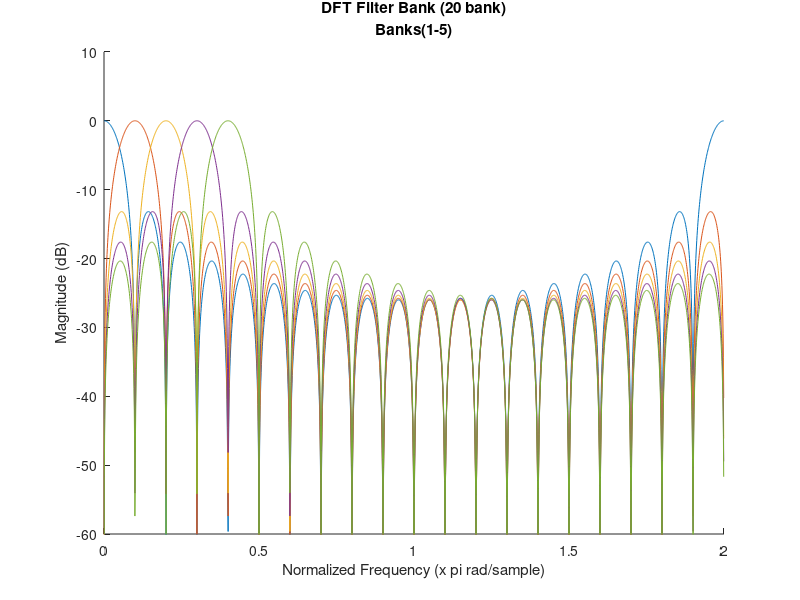
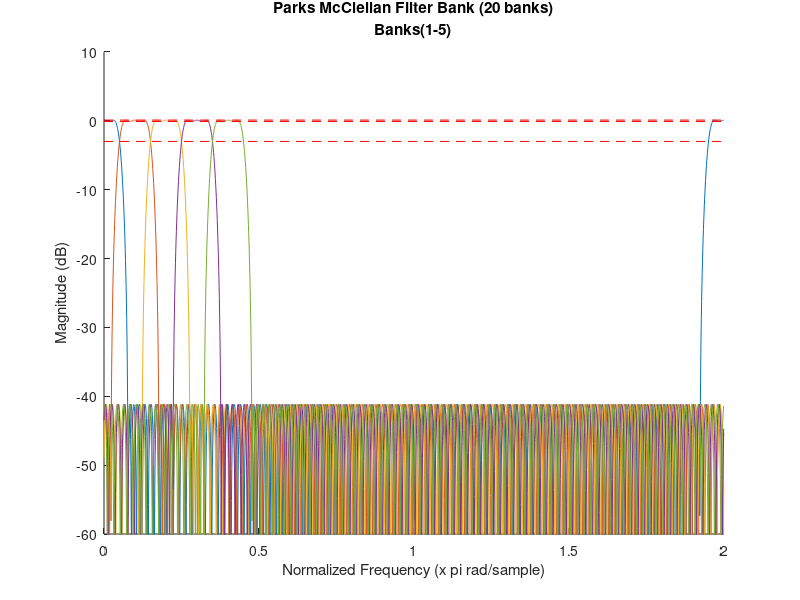
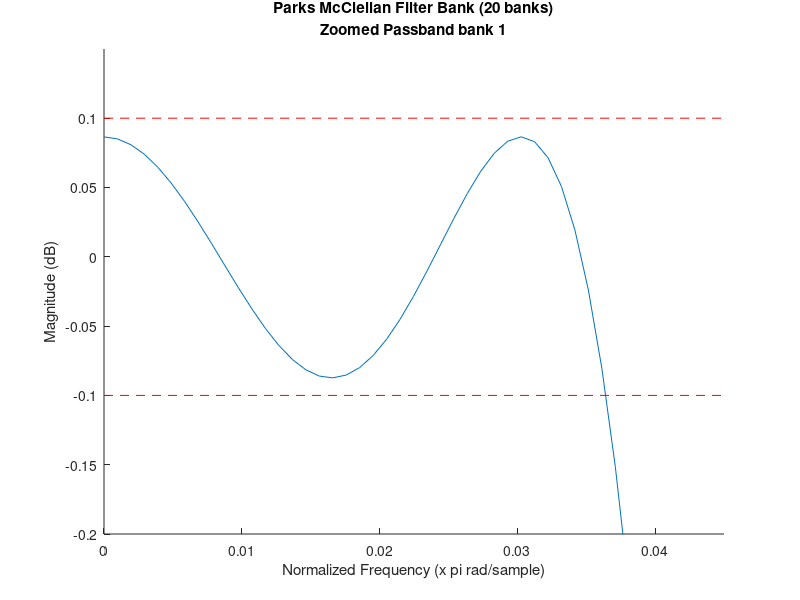
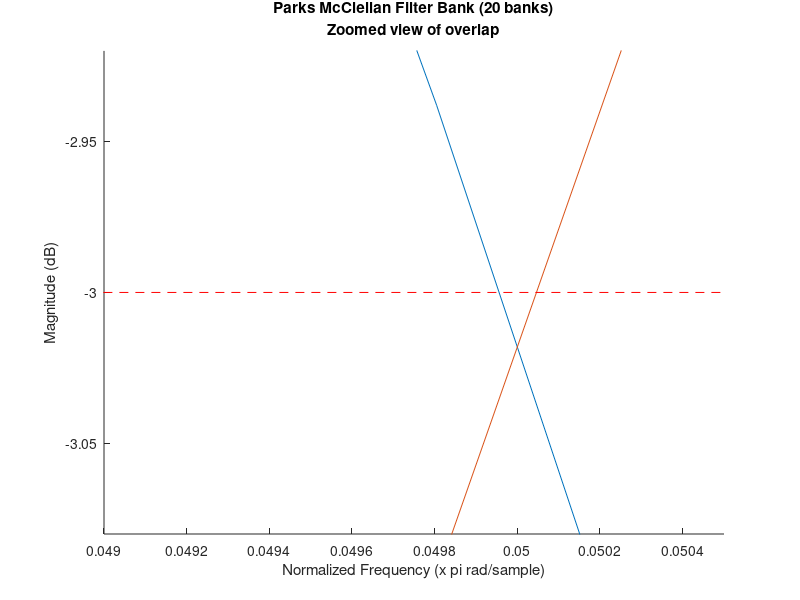

MATLAB code to generate these figures, in order: (Note: this script raises an error after producing the figures.)
%% Problem 1

% Number of banks in filter bank
M = 20;

% M bank DFT filter bank
l = (0:M-1);
k = (0:M-1).';
b_dft = exp(1j*2*pi*l.*k/M);

% Normalize the gain of the dft filter bank impulse responses
b_dft = b_dft/sum(b_dft(:));

% Compute frequency response for first 5 banks
H0 = fft(b_dft(1,:),2048);
H1 = fft(b_dft(2,:),2048);
H2 = fft(b_dft(3,:),2048);
H3 = fft(b_dft(4,:),2048);
H4 = fft(b_dft(5,:),2048);

% Plot magnitude response for first 5 banks
figure(1)
hold on
w = (0:2047)*2*pi/2048;
plot(w/pi,20*log10(abs(H0)));
plot(w/pi,20*log10(abs(H1)));
plot(w/pi,20*log10(abs(H2)));
plot(w/pi,20*log10(abs(H3)));
plot(w/pi,20*log10(abs(H4)));
axis([0 2 -60 10]);
title({'DFT Filter Bank (20 bank)','Banks(1-5)'});
xlabel('Normalized Frequency (x pi rad/sample)');ylabel('Magnitude (dB)');


%% Problem 2

% Number of banks in filter bank
M = 20;

% Prototype filter passband and stopband ripple specificaitons
% Rp is assumed to be the peak maximum passband ripple in dB
Rp = 0.1;   %dB
Rs =  40;   %dB

% Find linear value of Rp
Rp_linear = min([(1-10^(-Rp/20)) (10^(Rp/20)-1)]);

% Choose cutoff such that each bank overlaps the neighbor at 3dB.
% This required iterating through different transition band widths as well
% as the the transition band center
offset = pi/50;
cent = (pi/M) +0.0196;
wp = cent - offset;
ws = cent + offset;

% Compute order of prototype filter needed to meet specifications
[n,fo,mo,w] = firpmord([wp/pi ws/pi], [1 0], [Rp_linear 10^(-Rs/20)]);

% Order was surprisingly over estimated for this filter
n = n-1;
pm_order = n;
fprintf('\nParks McClellan Prototype Filter Order: %d\n',pm_order);

% Compute PM prototype filter impulse response
b = firpm(n,fo,mo,w);

% Compute each impulse response for each bank by modulating the prototype 
% filter impulse response
b_pm = zeros(M,n+1);
for i=0:M-1
    b_pm(i+1,:) = b.*exp(1j*2*pi*(0:length(b)-1)*i/M);
end

% Compute FFT for first 5 filter banks
H1 = fft(b_pm(1,:),2048);
H2 = fft(b_pm(2,:),2048);
H3 = fft(b_pm(3,:),2048);
H4 = fft(b_pm(4,:),2048);
H5 = fft(b_pm(5,:),2048);

w = (0:2047)*2*pi/2048;

% Plot magnitude response for first 5 banks
figure(2)
hold on;
plot(w/pi,20*log10(abs(H1)));
plot(w/pi,20*log10(abs(H2)));
plot(w/pi,20*log10(abs(H3)));
plot(w/pi,20*log10(abs(H4)));
plot(w/pi,20*log10(abs(H5)));
line([0 2],[0.1 0.1],'color','red','LineStyle','--');
line([0 2],[-0.1 -0.1],'color','red','LineStyle','--');
line([0 2],[-3 -3],'color','red','LineStyle','--');
axis([0 2 -60 10]);
title({'Parks McClellan Filter Bank (20 banks)','Banks(1-5)'});
xlabel('Normalized Frequency (x pi rad/sample)');ylabel('Magnitude (dB)');

% Plot zoomed view of passband for first 5 banks
figure(3)
hold on;
plot(w/pi,20*log10(abs(H1)));
plot(w/pi,20*log10(abs(H2)));
plot(w/pi,20*log10(abs(H3)));
plot(w/pi,20*log10(abs(H4)));
plot(w/pi,20*log10(abs(H5)));
line([0 2],[0.1 0.1],'color','red','LineStyle','--');
line([0 2],[-0.1 -0.1],'color','red','LineStyle','--');
line([0 2],[-3 -3],'color','red','LineStyle','--');
axis([0 0.045 -0.2 0.15]);
title({'Parks McClellan Filter Bank (20 banks)','Zoomed Passband bank 1'});
xlabel('Normalized Frequency (x pi rad/sample)');ylabel('Magnitude (dB)');

% Plot zoomed view of overlap for banks 1 and 2
figure(4)
hold on;
plot(w/pi,20*log10(abs(H1)));
plot(w/pi,20*log10(abs(H2)));
% plot(w/pi,20*log10(abs(H3)));
% plot(w/pi,20*log10(abs(H4)));
% plot(w/pi,20*log10(abs(H5)));
line([0 2],[0.1 0.1],'color','red','LineStyle','--');
line([0 2],[-0.1 -0.1],'color','red','LineStyle','--');
line([0 2],[-3 -3],'color','red','LineStyle','--');
axis([0.049 0.0505 -3.08 -2.92]);
title({'Parks McClellan Filter Bank (20 banks)','Zoomed view of overlap'});
xlabel('Normalized Frequency (x pi rad/sample)');ylabel('Magnitude (dB)');

% Plot zoomed view of stopband
figure(5)
hold on;
plot(w/pi,20*log10(abs(H1)));
plot(w/pi,20*log10(abs(H2)));
plot(w/pi,20*log10(abs(H3)));
plot(w/pi,20*log10(abs(H4)));
plot(w/pi,20*log10(abs(H5)));
line([0 2],[0.1 0.1],'color','red','LineStyle','--');
line([0 2],[-0.1 -0.1],'color','red','LineStyle','--');
line([0 2],[-3 -3],'color','red','LineStyle','--');
line([0 2],[-40 -40],'color','red','LineStyle','--');
axis([0 0.55 -46 -35]);
title({'20-bank Parks McClellan Filter Banks','Zoomed Stopband'});
xlabel('Normalized Frequency (x pi rad/sample)');ylabel('Magnitude (dB)');


%% Problem 3

% Number of banks in filter bank
MM = 20;

% Choose cutoff such that each bank overlaps the neighbor at 3dB.
% The design of the filter that met the given specifications required
% iterating throught the design process with different values for the
% passband/stopband frequencies such that (wp + ws)/2 = pi/M was satisfied.
offset = pi/24.5;
cent = (pi/MM) + 0.0196;
wp = cent - offset;
ws = cent + offset;

% Fix eigne filter order to be the same as the Parks McClellan filter order
% from problem 2
N = pm_order;

% Since the order of the prototype filter in problem 2 has an even order 
% (impulse response has odd length) and even symetry this is a type II
% linear phase FIR filter.
M = N/2;

% Stopband weight alpha = 0.2
alpha = 0.2;

% Pre-allocating impulse response vector
h = zeros(1,N+1);

% Compute c(w) and c(w)*c(w).'
syms w;
cw = cos((0:M)*w).';
cw = cw*cw.';

% Compute Ps Matrix
Ps = zeros(M+1,M+1);
w = linspace(ws,pi,1000);

for m=0:M
    for n=0:M
        % Evaluate cw(m,n) at each value of w
        c = eval(cw(m+1,n+1));

        % Handling cases where c = 1 or 0
        if c==1
            c = ones(length(w),1);
        elseif c==0
            c = zeros(length(w),1);
        end

        % Compute integral
        Ps(m+1,n+1) = (1/pi)*trapz(w,c);
    end
end

% Compute c(w) and (1-c(w))*(1-c(w)).'
syms w;
cw = cos((0:M)*w).';
cw = (1 - cw)*(1 - cw).';

% Compute Pp Matrix
Pp = zeros(M+1,M+1);
w = linspace(0,wp,1000);

for m=0:M
    for n=0:M
        % Evaluate cw(m,n) at each value of w
        c = eval(cw(m+1,n+1));

        % Handling cases where c = 1 or 0
        if c==1
            c = ones(length(w),1);    
        elseif c==0
            c = zeros(length(w),1);
        end

        % Compute Integral
        Pp(m+1,n+1) = (1/pi)*trapz(w,c);
    end
end

% Compute P matrix with weights of alpha = 0.2 for the stop band and
% (1-alpha) for the passband
P = alpha*Ps + (1-alpha)*Pp;

% Compute Eigen Vectors/Values of P
[V,D] = eig(P,'vector');

% Find index of smallest Eigen value in the Eigen value column vector
ind = find(D==min(D));

% Find Eigen Vector containing smallest Eigen value using the index
b = V(:,ind);

% Re-organize bn to get h(n)
% h(M) = b(0)
h(M+1) = b(1);

% h(n) = b(n)/2 for n = 1 to M
h(M+2:end) = b(2:M+1).'/2;
h(1:M) = flip(b(2:M+1).'/2);

% Normalizing the impulse response such that the gain of the filter is
% unity
h = h/sum(h);

% Create the 20-bank filter bank by modulating the eigen filter prototype
b_eig = zeros(MM,N+1);
for i=0:MM-1
    b_eig(i+1,:) = h.*exp(1j*2*pi*(0:length(h)-1)*i/MM);
end

% Compute FFT for first 5 banks
H1 = fft(b_eig(1,:),8192);
H2 = fft(b_eig(2,:),8192);
H3 = fft(b_eig(3,:),8192);
H4 = fft(b_eig(4,:),8192);
H5 = fft(b_eig(5,:),8192);
w = (0:8191)*2*pi/8192;

% Plot magnitude response for first 5 banks
figure(6)
hold on;
plot(w/pi,20*log10(abs(H1)));
plot(w/pi,20*log10(abs(H2)));
plot(w/pi,20*log10(abs(H3)));
plot(w/pi,20*log10(abs(H4)));
plot(w/pi,20*log10(abs(H5)));
line([0 2],[0.1 0.1],'color','red','LineStyle','--');
line([0 2],[-0.1 -0.1],'color','red','LineStyle','--');
line([0 2],[-3 -3],'color','red','LineStyle','--');
axis([0 2 -60 10]);
title({'Eigen Filter Banks (20 banks)','Banks(1-5)'});
xlabel('Normalized Frequency (x pi rad/sample)');ylabel('Magnitude (dB)');

% Plot zoomed view of first 5 banks
figure(7)
hold on;
plot(w/pi,20*log10(abs(H1)));
plot(w/pi,20*log10(abs(H2)));
plot(w/pi,20*log10(abs(H3)));
plot(w/pi,20*log10(abs(H4)));
plot(w/pi,20*log10(abs(H5)));
line([0 2],[0.1 0.1],'color','red','LineStyle','--');
line([0 2],[-0.1 -0.1],'color','red','LineStyle','--');
line([0 2],[-3 -3],'color','red','LineStyle','--');
axis([0 0.5 -60 10]);
title({'Eigen Filter Bank (20 banks)','zoomed view of banks 1-5'});
xlabel('Normalized Frequency (x pi rad/sample)');ylabel('Magnitude (dB)');

% Plot passband at overlap of banks 1 and 2
figure(8)
hold on;
plot(w/pi,20*log10(abs(H1)));
plot(w/pi,20*log10(abs(H2)));
% plot(w/pi,20*log10(abs(H3)));
% plot(w/pi,20*log10(abs(H4)));
% plot(w/pi,20*log10(abs(H5)));
line([0 2],[0.1 0.1],'color','red','LineStyle','--');
line([0 2],[-0.1 -0.1],'color','red','LineStyle','--');
line([0 2],[-3 -3],'color','red','LineStyle','--');
axis([0.0497 0.0503 -3.01 -2.988]);
title({'Eigen Filter Bank (20 banks)','zoomed view band overlap'});
xlabel('Normalized Frequency (x pi rad/sample)');ylabel('Magnitude (dB)');

%% Problem 4

% Load the provide audio file to be filtered
[y,fs] = audioread('Misty Mountain Hop Snippet.wav');

% Find length of audio file 
len = length(y);

% Create base file path names
f1 = 'recordings/dft_bank_';
f2 = 'recordings/pm_bank_';
f3 = 'recordings/eig_bank_';

% Apply banks 1-5 from each filter bank to the provided audio signal
for i=1:5

    % Apply dft filter bank(i) to input signal y. Normalize the filtered
    % signal between -1 and 1. Write filtered signal to file
    fname = strcat(f1,int2str(i),'.wav');
    y_dft = real(conv(y,b_dft(i,:),'same'));
    y_dft = y_dft./(max(abs(y_dft)));
    audiowrite(fname,y_dft,fs);
    
    % Apply Parks McClellan filter bank(i) to input signal y. Normalize the
    % filtered signal between -1 and 1. Write filtered signal to file
    fname = strcat(f2,int2str(i),'.wav');
    y_pm = real(conv(y,b_pm(i,:),'same'));
    y_pm = y_pm./(max(abs(y_pm)));
    audiowrite(fname,y_pm,fs);
    
    % Apply Eigen filter bank(i) to input signal y. Normalize the filtered 
    % signal between -1 and 1. Write filtered signal to file
    fname = strcat(f3,int2str(i),'.wav');
    y_eig = real(conv(y,b_eig(i,:),'same'));
    y_eig = y_eig./(max(abs(y_eig)));
    audiowrite(fname,y_eig,fs);
    
    % Compute FFT for each filter bank output
    H_dft = fft(y_dft);
    H_pm = fft(y_pm);
    H_eig = fft(y_eig);
    w = (0:len-1)*2*pi/len;
    w = w(1:len/2);
    
    % Compute power spectral density of signal after
    PSD_dft = H_dft.*conj(H_dft);
    
    % Compute power spectral density of signal after applying pm filter
    PSD_pm = H_pm.*conj(H_pm);
    
    % Compute power spectral density of signal after applying eig filter
    PSD_eig = H_eig.*conj(H_eig);
    
    % Plot power spectral density of filtered signals to see how much
    % power is preset outside the bandwidth of each filter bank. The less
    % power outside of the filter bandwidth means less presence of those
    % frequencies within the filtered signal
    figure(i+10)
    hold on
    plot(w/pi,PSD_dft(1:len/2));
    plot(w/pi,PSD_pm(1:len/2));
    plot(w/pi,PSD_eig(1:len/2));
    hold off
    text = strcat('Power Spectral Density Bank ',int2str(i));
    title(text);xlabel('Normalized Frequency (x pi rad/sample)');
    ylabel('Amplitude');
    t1 = strcat('DFT bank ', int2str(i));
    t2 = strcat('PM bank ', int2str(i));
    t3 = strcat('EIG bank ', int2str(i));
    legend(t1,t2,t3);
    
%     if i==5
%         line([0.3501 0.3501
end

% Computing and plotting magnitude response for bank 3 of each filter bank
% to compare the half power bandwidth.

% Compute magnitude response for bank 3 of each filter bank
H_dft = fft(b_dft(3,:),8192);
H_pm = fft(b_pm(3,:),8192);
H_eig = fft(b_eig(3,:),8192);
w = (0:8191)*2*pi/8192;

% Plot bank 3 magnitude response for each filter bank ontop of each other
figure(88)
hold on
plot(w/pi, 20*log10(abs(H_dft)));
plot(w/pi, 20*log10(abs(H_pm)));
plot(w/pi, 20*log10(abs(H_eig)));
title('Magnitude Response of Bank 3');
xlabel('Normalized Frequency (x pi rad/sample)');ylabel('Magnitude (dB)');
legend('dft bank 3','pm bank 3','eig bank 3');
axis([0.05 0.35 -95 15]);
snapnow
